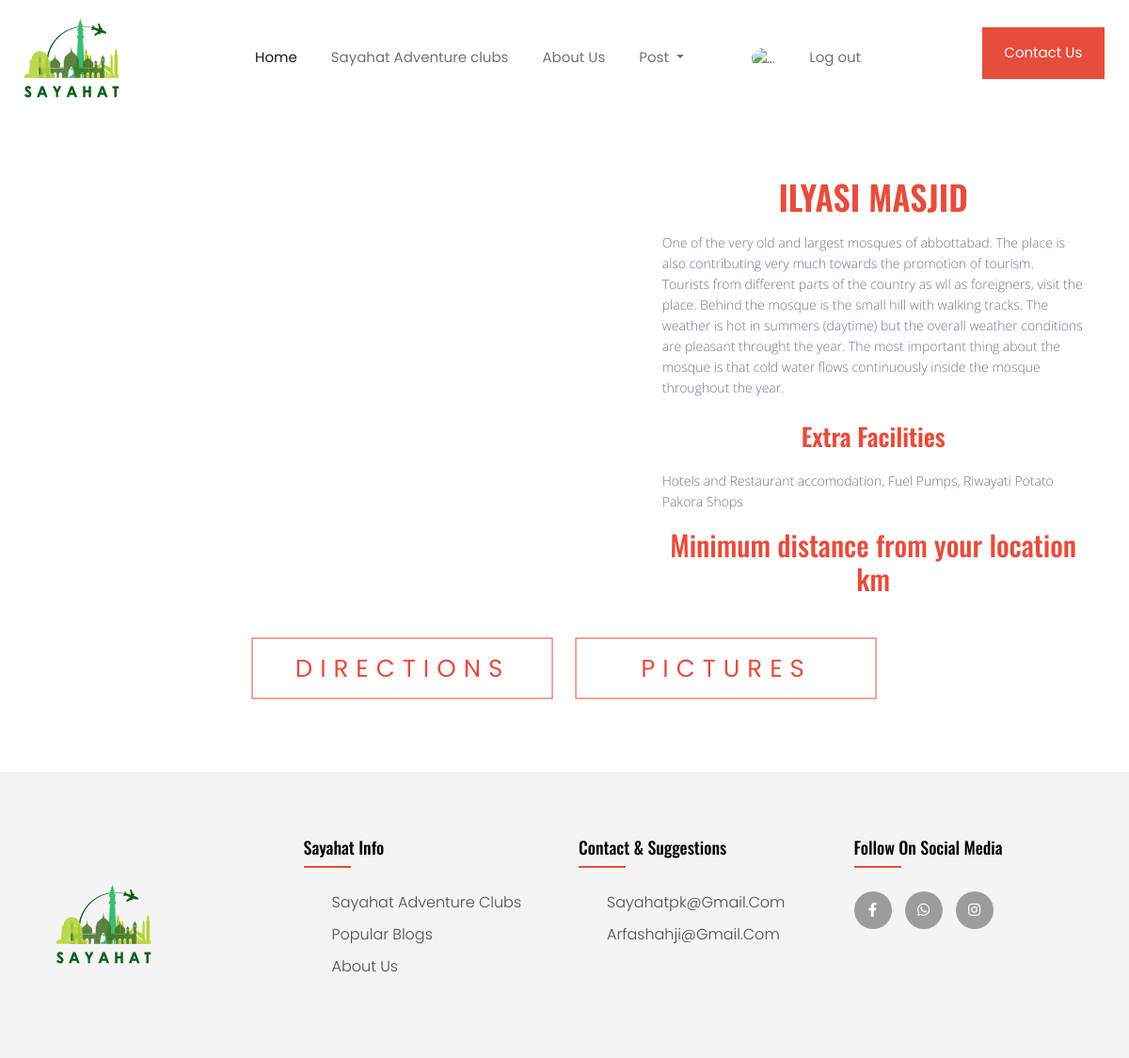
/loc_meta_detail/17 (signed in), run on the app's committed database.
### locapp/models.py (models this page shows, shortened)
class DestinationMetaDetails(models.Model):
    meta_destination = models.ForeignKey(DestinationCityDetails, models.CASCADE)
    meta_destination_name = models.CharField(max_length=60)
    meta_destination_Image = models.ImageField(upload_to='metadestinationImages')
    meta_destination_desc = models.TextField()
    destination_extras = models.CharField(max_length=200)
    place_rating = models.PositiveIntegerField()
    admin_approved=models.BooleanField(default=False,blank=True,null=True)

### locapp/views.py (the view)
# urls.py: path('loc_meta_detail/<int:pk>', views.loc_meta_view, name="loc_meta_detail"),
def loc_meta_view(request, pk):
    dest_meta_details = DestinationMetaDetails.objects.filter(id = pk)
    dest_details=location_module(dest_meta_details[0])
    if dest_details == 'not found':
        return render(request, 'locapp/meta_dest_error_details.html', context={'dest_meta_details':dest_meta_details})
    else:
        distance = dest_details.pop(0)
        map = dest_details.pop(0)
        dest_meta = dest_details.pop(0)
        tourist_lat = dest_details.pop(0)
        tourist_lon = dest_details.pop(0)
        tourist_locdetails = dest_details.pop(0)
        dest_lat = dest_details.pop(0)
        dest_lon = dest_details.pop(0)
        return render(request, 'locapp/meta_dest_map.html',
            context={'dest_meta_details': dest_meta_details,'map':map,'distance':distance,
                    'tourist_lat':tourist_lat,'tourist_lon':tourist_lon,'dest_lat':dest_lat,'dest_lon':dest_lon})

### locapp/utils.py (called while the page is built)
def get_center_coordinates(latA, longA, latB=None, longB=None):
    cord = (latA, longA)
    if latB:
        cord = [(latA+latB)/2, (longA+longB)/2]
    return cord

def get_zoom(distance):
    if distance <=20:
        return 12
    elif distance<=50:
        return 10
    elif distance <= 100:
        return 9
    elif distance > 100 and distance <= 1500:
        return 5
    elif distance > 1501 and distance <= 3000:
        return 4
    else:
        return 2

### locapp/templates/locapp/meta_dest_map.html (shortened to what this page needs)
{% extends 'locapp/base.html' %}
{% block body %}
{% for detail in dest_meta_details %}
<div class="container">
  <div class="row px-2">
    <div class="col-md-7">
    </div>
    <div class="col-md-5 px-0">
    <section class="pt-2">
      <h1 class="text-center heading-orange">{{detail.meta_destination_name}}</h1>
      <p>{{detail.meta_destination_desc}}</p>
      <h3 style="color: #e74c3c;">Extra Facilities</h3>
      <p>{{detail.destination_extras}}</p>
      <h2 class="text-center heading-orange py-2">Minimum distance from your location {{distance |floatformat:2}} km</h2>
    </section>
    </div>
  </div>
  <div class="container mt-5 mb-5" style="width:90%">
    <div class="text-box" style="margin-top: 62px;">
    <a href="https://www.google.com/maps/dir/{{tourist_lat}},{{tourist_lon}}/{{dest_lat}},{{dest_lon}}/" style="width: 320px;margin-right: 20px;" class="hero-btn red-btn">DIRECTIONS</a>
    <a href="https://www.gettyimages.com/photos/{{detail.meta_destination_name}}" style="width: 320px;" class="hero-btn red-btn">PICTURES</a>
  </div>
  </div>
</div>
{% endfor %}
{% endblock body %}

### locapp/static/styles/main_styles.css (style rules this page uses)
* { margin: 0; padding: 0; -webkit-font-smoothing: antialiased; -webkit-text-shadow: rgba(0,0,0,.01) 0 0 1px; text-shadow: rgba(0,0,0,.01) 0 0 1px; }
body { font-family: 'Open Sans', sans-serif; font-size: 14px; font-weight: 400; background: #FFFFFF; color: #a5a5a5; }
div { display: block; position: relative; -webkit-box-sizing: border-box; -moz-box-sizing: border-box; box-sizing: border-box; }
p { font-family: 'Open Sans', sans-serif; font-size: 14px; line-height: 1.9285; font-weight: 400; color: #72728c; -webkit-font-smoothing: antialiased; -webkit-text-shadow: rgba(0,0,0,.01) 0 0 1px; text-shadow: rgba(0,0,0,.01) 0 0 1px; }
p:last-of-type { margin-bottom: 0; }
a, a:hover, a:visited, a:active, a:link { text-decoration: none; -webkit-font-smoothing: antialiased; -webkit-text-shadow: rgba(0,0,0,.01) 0 0 1px; text-shadow: rgba(0,0,0,.01) 0 0 1px; }
h1 { font-size: 72px; }
h2 { font-size: 48px; }
h3 { font-size: 36px; }
h1, h2, h3, h4, h5, h6 { font-family: 'Oswald', sans-serif; font-weight: 400; -webkit-font-smoothing: antialiased; -webkit-text-shadow: rgba(0,0,0,.01) 0 0 1px; text-shadow: rgba(0,0,0,.01) 0 0 1px; }
section { display: block; position: relative; box-sizing: border-box; }

### locapp/static/styles/style.css (style rules this page uses)
:root { --color-primary:#e74c3c; --color-secondary:#0a6245; --font:'Poppins',sans-serif; --font-secondary:'Satisfy',cursive; --color-white:#ffffff; }
html, body { font-family: 'Poppins', sans-serif; font-size: 15px; line-height: 1.5; margin:0; box-sizing:border-box; top: 0; left: 0; }
* { margin:0; padding:0; font-family:"Poppins", sans-serif; }
.heading-orange { color:#e74c3c; }
a { text-decoration:none!important; }
h1 { font-size:36px; font-weight:600; }
p { font-size:14px; font-weight:300; line-height: 22px; padding: 10px; }
.text-box { width:50%; color:#fff; position:relative; top:50%; left:30%; transform:translate(-50%,-50%); }
.text-box a { letter-spacing: 4px; font-size:18px; }
.hero-btn { display:inline-block; text-decoration:none; color:#fff; border: 1px solid #fff; padding: 12px 34px; font-size: 13px; background: transparent; position: relative; cursor:pointer; }

### locapp/static/styles/aboutstyle.css (style rules this page uses)
* { margin:0; padding:0; font-family:"Poppins", sans-serif; }
a { text-decoration:none; }
h1 { font-size:36px; font-weight:600; }
p { font-size:14px; font-weight:300; line-height: 22px; padding: 10px; }
.text-box { width:90%; color:#fff; position:relative; top:50%; left:50%; transform:translate(-50%,-50%); text-align: center; }
.text-box a { letter-spacing: 8px; font-size:26px; }
.hero-btn { display:inline-block; text-decoration:none; color:#fff; border: 1px solid #fff; padding: 12px 34px; font-size: 13px; background: transparent; position: relative; cursor:pointer; }
.red-btn { border: 1px solid #e74c3c; background: transparent; color:#e74c3c; }
.row { margin-top: 5%; display: flex; justify-content:space-between; }
h3 { text-align: center; font-weight: 600; margin: 10px 0; }

### locapp/static/styles/newstyle.css (style rules this page uses)
body { line-height: 1.5; font-family: 'Poppins', sans-serif; }
* { margin:0; padding:0; box-sizing: border-box; }

### data on the page
DestinationMetaDetails: meta_destination_name "ILYASI MASJID", meta_destination_desc "One of the very old and largest mosques of abbottabad. The place is also contributing very much towards the promotion of tourism. Tourists from different parts of the country as wll as foreigners, visit the place. Behind the mosque is the small hill with walking tracks. The weather is hot in summers (daytime) but the overall weather conditions are pleasant throught the year. The most important thing about the mosque is that cold water flows continuously inside the mosque throughout the year.", destination_extras "Hotels and Restaurant accomodation, Fuel Pumps, Riwayati Potato Pakora Shops"
